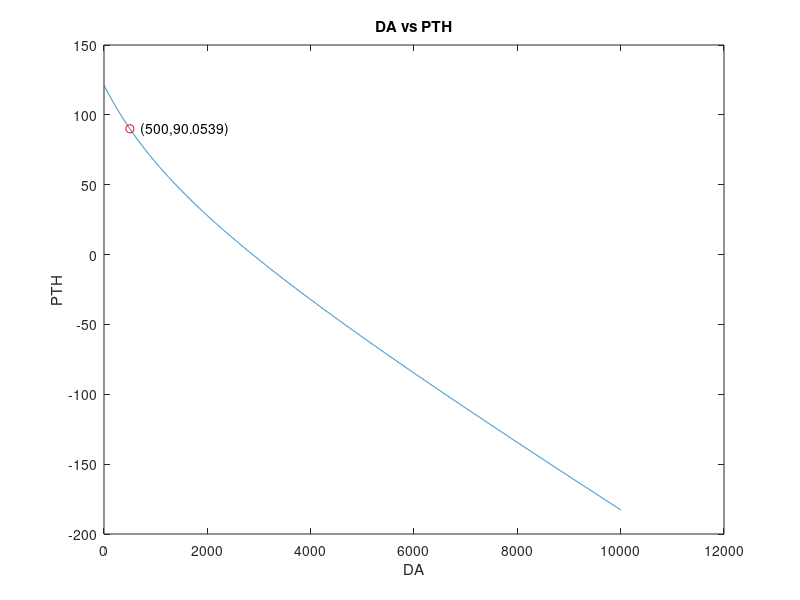

Write the MATLAB code that produced this figure.
clear
DA = 0:1:10000;
OA = 500;

% Official = ((((OA / ((DA / 3.5) + OA)) * 300) * 0.3) + (((((OA * 3.25) + 10000) - (DA * 3.25)) / 100) * 0.7)) - 50;
% HitProbabilitDA2 = 315 ./ (DA ./ OA + 3.5) + (OA - DA) / 43.956 + 20;  % 贴吧公式
Simplified1 = ((315 * OA) ./(DA + (OA * 3.5)));
Simplified2 = ((OA - DA) / 43.956) + 20;
Simplified = ((315 * OA) ./(DA + (OA * 3.5))) + ((OA - DA) / 43.956) + 20;
% plot(HitProbabilitDA2);hold on
plot(Simplified);hold on
plot(500, Simplified(500),'ro');
text(700, Simplified(500), [ '(' num2str(500) ',' num2str(Simplified(500)) ')' ])
% ylim([0, 200])
xlabel('DA')
ylabel('PTH')
title('DA vs PTH')

